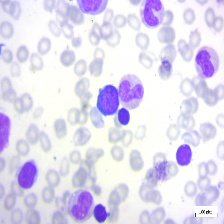
#> input picture dataset/cancer/Benign/WBC-Benign-033.jpg, 224 x 224 px; its folder holds only this picture in this run
$ python preprocess.py
#> lines starting #> are read from the running program, lines starting #| are printed output that depends on the picture

import cv2
import os
import numpy as np

input_dir = 'dataset'
output_dir = 'preprocessed_dataset'

if not os.path.exists(output_dir):
    os.makedirs(output_dir)

categories = {
    'cancer': ['Benign', 'Early Malignant', 'Pre Malignant', 'Pro Malignant'],
    'normal': []
}

def preprocess_image(image_path):
#> called with image_path = 'dataset/cancer/Benign/WBC-Benign-033.jpg'
    img = cv2.imread(image_path)
#> img is the input picture: shape (224, 224, 3); mean B, G, R 239.5, 220.1, 225.4

    gray = cv2.cvtColor(img, cv2.COLOR_BGR2GRAY)
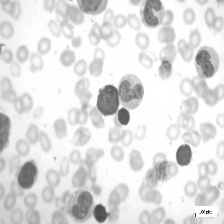
#> gray: shape (224, 224); min 29, max 255, mean 223.9

    blurred = cv2.GaussianBlur(gray, (5, 5), 0)

    equalized = cv2.equalizeHist(blurred)
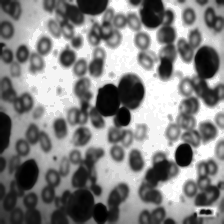
#> equalized: shape (224, 224); min 0, max 255, mean 130.4

    normalized = cv2.normalize(equalized, None, 0, 255, cv2.NORM_MINMAX)

    return normalized

for category, subcategories in categories.items():
    if subcategories:
        for subcategory in subcategories:
            output_subcategory_dir = os.path.join(output_dir, category, subcategory)
            if not os.path.exists(output_subcategory_dir):
                os.makedirs(output_subcategory_dir)

            input_subcategory_dir = os.path.join(input_dir, category, subcategory)
            if os.path.exists(input_subcategory_dir):
                images = os.listdir(input_subcategory_dir)

                for image_name in images:
                    image_path = os.path.join(input_subcategory_dir, image_name)
                    processed_image = preprocess_image(image_path)
                    output_image_path = os.path.join(output_subcategory_dir, image_name)
                    cv2.imwrite(output_image_path, processed_image)
    else:
        output_category_dir = os.path.join(output_dir, category)
        if not os.path.exists(output_category_dir):
            os.makedirs(output_category_dir)

        input_category_dir = os.path.join(input_dir, category)
        if os.path.exists(input_category_dir):
            images = os.listdir(input_category_dir)

            for image_name in images:
                image_path = os.path.join(input_category_dir, image_name)
                processed_image = preprocess_image(image_path)
                output_image_path = os.path.join(output_category_dir, image_name)
                cv2.imwrite(output_image_path, processed_image)

print("Image preprocessing complete.")
